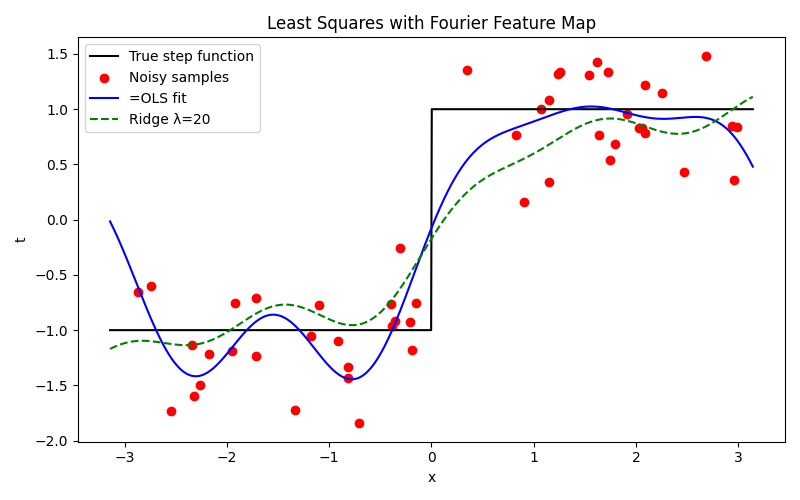

The script that saved this image:
#!/usr/bin/env python3
"""
Least Squares with feature maps — Skeleton 

Complete the TODOs to:
  1) Build the design matrix X using
     ψ(x) = [1, x, sin(x), sin(2x), cos(x), cos(2x), sin(3x), cos(3x), sin(4x), cos(4x)]
  2) Fit Ordinary Least Squares (OLS) via the normal equations
  3) Plot the true step function, noisy samples, and your OLS fit
  4) Add ridge (L2) regularization with λ = 20 and plot that fit

DO NOT change function names or signatures.

How to run (after completing TODOs):
    python fourier_least_squares.py
This will save a figure `fourier_least_squares.png` in the current directory.
"""

from __future__ import annotations

import numpy as np
import matplotlib.pyplot as plt


# ---------------------------
# Configuration (kept in sync with the reference solution)
# ---------------------------
N_SAMPLES = 50
SEED = 42
NOISE_SIGMA = 0.5
LAMBDA = 20  # Used for ridge fit;

# ---------------------------
# 1) Data generation
# ---------------------------
def make_data(n: int = N_SAMPLES, seed: int = SEED, noise_sigma: float = NOISE_SIGMA):
    """
    Return:
        x: shape (n,) sampled uniformly from [-pi, pi]
        t: shape (n,) targets = step(x) + Gaussian noise with std = noise_sigma
    The true (noise-free) function is:
        f*(x) = -1 if x < 0 else +1
    """
    rng = np.random.default_rng(seed)
    x = rng.uniform(-np.pi, np.pi, size=n)
    f_true = np.where(x < 0, -1.0, 1.0)
    t = f_true + rng.normal(0, noise_sigma, size=n)
    return x, t



# ---------------------------
# 2) Feature map  ψ(x)
# ---------------------------
def feature_map(x: np.ndarray) -> np.ndarray:
    """
    Input:
        x: shape (n,) array of inputs
    Returns:
        X: design matrix of shape (n, 10) with columns:
           [1, x, sin(x), sin(2x), cos(x), cos(2x), sin(3x), cos(3x), sin(4x), cos(4x)]
    """
    X = np.column_stack([np.ones_like(x), x, np.sin(x), np.sin(2 * x), np.cos(x), np.cos(2 * x), np.sin(3 * x),
    np.cos(3 * x), np.sin(4 * x), np.cos(4 * x)])
    return X


# ---------------------------
# 3) Ordinary Least Squares
# ---------------------------
def fit_ols(X: np.ndarray, t: np.ndarray) -> np.ndarray:
    """
    Returns the OLS weights using the normal equations:
        w = (X^T X)^{-1} X^T t (see slides for derivation)
    """
    w = np.linalg.inv(X.T @ X) @ X.T @ t
    return w


# ---------------------------
# 4) Ridge regression (extra credit)
# ---------------------------
def fit_ridge(X: np.ndarray, t: np.ndarray, lam: float = LAMBDA) -> np.ndarray:
    """
    Ridge solution (penalize large weights) using:
        w = (X^T X + λ I)^{-1} X^T t
    """
    n_features = X.shape[1]
    w = np.linalg.inv(X.T @ X + lam * np.eye(n_features)) @ X.T @ t
    return w


# ---------------------------
# 5) Plotting
# ---------------------------
def plot_results(x: np.ndarray, t: np.ndarray, w_ols: np.ndarray, w_ridge: np.ndarray | None = None,
                 filename: str = "fourier_least_squares.png") -> None:
    """
    Plots the true step function, noisy scatter, OLS fit, and (optional) ridge fit.
    Saves the figure to `filename` and closes the figure.
    """
    xx = np.linspace(-np.pi, np.pi, 1000)
    X_grid = feature_map(xx)

    # True function
    f_true = np.where(xx < 0, -1.0, 1.0)

    plt.figure(figsize=(8, 5))
    plt.plot(xx, f_true, 'k-', label="True step function")
    plt.scatter(x, t, color='red', label="Noisy samples")
    plt.plot(xx, X_grid @ w_ols, 'b-', label="=OLS fit")

    if w_ridge is not None:
        plt.plot(xx, X_grid @ w_ridge, 'g--', label=f"Ridge λ={LAMBDA}")

    plt.xlabel("x")
    plt.ylabel("t")
    plt.title("Least Squares with Fourier Feature Map")
    plt.legend()
    plt.tight_layout()
    plt.savefig(filename)
    plt.close()


# ---------------------------
# 6) Main script
# ---------------------------
def main() -> None:
    x, t = make_data()

    # Design matrix
    X = feature_map(x)

    # Fit OLS
    w_ols = fit_ols(X, t)

    # Extra credit: ridge
    try:
        w_ridge = fit_ridge(X, t, lam=LAMBDA)
    except NotImplementedError:
        w_ridge = None

    # Plot both
    plot_results(x, t, w_ols, w_ridge=w_ridge, filename="fourier_least_squares.png")


if __name__ == "__main__":
    main()
